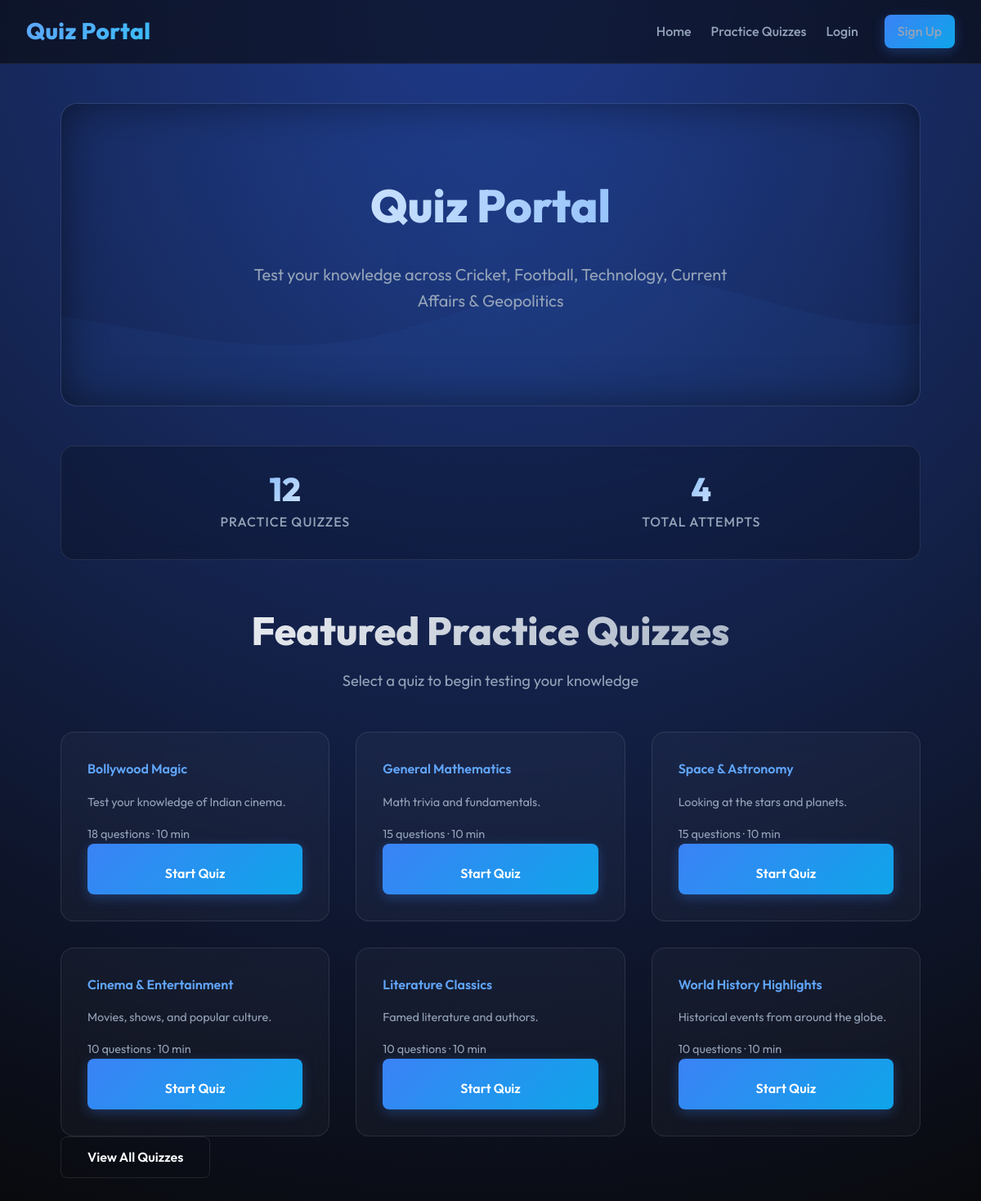
The page / on the database its author committed.
### quizapp/models.py (models this page shows, shortened)
class Quiz(models.Model):
    title = models.CharField(max_length=200)
    description = models.TextField(blank=True)
    created_at = models.DateTimeField(auto_now_add=True)
    updated_at = models.DateTimeField(auto_now=True)
    time_limit = models.IntegerField(help_text="Time limit in minutes", default=10)
    is_active = models.BooleanField(default=True)
    class Meta:
        verbose_name_plural = "Quizzes"
        ordering = ['-created_at']
    def get_questions_count(self):
        return self.questions.count()

### quizapp/views.py (the view)
# urls.py: path('', views.home, name='home'),
def home(request):
    active_quizzes = Quiz.objects.filter(is_active=True)[:6]
    total_quizzes = Quiz.objects.filter(is_active=True).count()
    total_attempts = QuizAttempt.objects.filter(is_completed=True).count()
    context = {
        'quizzes': active_quizzes,
        'total_quizzes': total_quizzes,
        'total_attempts': total_attempts,
    }
    return render(request, 'quizapp/home.html', context)

### quizapp/loaders.py (called while the page is built, shortened)
def load_practice_quizzes(*, replace: bool = False) -> Tuple[int, int]:
    from quizapp.models import Quiz, Question, Choice
    quiz_data_list = get_quiz_data()
    created_quizzes_count = 0
    created_questions_count = 0
    for quiz_data in quiz_data_list:
        if replace:
            Quiz.objects.filter(title=quiz_data["title"]).delete()
        quiz, created = Quiz.objects.get_or_create(
            title=quiz_data["title"],
            defaults={
                "description": quiz_data["description"],
                "time_limit": quiz_data["time_limit"],
                "is_active": True,
            }
        )
    return created_quizzes_count, created_questions_count

### quizapp/Templates/quizapp/home.html (shortened to what this page needs)
{% extends 'quizapp/base.html' %}
{% block content %}
<div class="hero">
    <h1>Quiz Portal</h1>
    <p>Test your knowledge across Cricket, Football, Technology, Current Affairs & Geopolitics</p>
</div>
<div class="stats-bar">
    <div class="stat">
        <div class="stat-value">{{ total_quizzes }}</div>
        <div class="stat-label">Practice Quizzes</div>
    </div>
    <div class="stat">
        <div class="stat-value">{{ total_attempts }}</div>
        <div class="stat-label">Total Attempts</div>
    </div>
</div>
<div class="page-header">
    <h1>Featured Practice Quizzes</h1>
    <p>Select a quiz to begin testing your knowledge</p>
</div>
{% if quizzes %}
<div class="quiz-grid">
    {% for quiz in quizzes %}
    {% include 'quizapp/includes/quiz_card.html' %}
    {% endfor %}
</div>
<a href="{% url 'quiz_list' %}" class="btn btn-secondary">View All Quizzes</a>
{% else %}
<div class="card">
    <p>No quizzes available yet. Run <code>python manage.py load_practice_quizzes</code> to add practice quizzes.</p>
</div>
{% endif %}
{% endblock %}

### quizapp/Templates/quizapp/includes/quiz_card.html
<div class="quiz-card">
    <a href="{% url 'quiz_detail' quiz.id %}" class="card-link">{{ quiz.title }}</a>
    <p class="quiz-meta">{{ quiz.description|truncatewords:20 }}</p>
    <p class="quiz-meta">{{ quiz.get_questions_count }} questions · {{ quiz.time_limit }} min</p>
    <a href="{% url 'quiz_detail' quiz.id %}" class="btn btn-primary quiz-card-btn">Start Quiz</a>
</div>

### quizapp/static/quizapp/css/styles.css (style rules this page uses)
:root { --bg-dark: #09090b; --bg-gradient: radial-gradient(circle at top, #1e3a8a 0%, #09090b 100%); --primary: #3b82f6; --primary-light: #60a5fa; --secondary: #0ea5e9; --secondary-light: #38bdf8; --text-main: #f8fafc; --text-muted: #94a3b8; --card-bg: rgba(255, 255, 255, 0.03); --card-hover-bg: rgba(255, 255, 255, 0.06); --card-border: rgba(255, 255, 255, 0.1); --success: #10b981; --error: #ef4444; --nav-bg: rgba(9, 9, 11, 0.6); --shadow-glow: 0 0 20px rgba(59, 130, 246, 0.3); }
* { box-sizing: border-box; margin: 0; padding: 0; }
body { font-family: 'Outfit', sans-serif; background: var(--bg-dark); background-image: var(--bg-gradient); background-attachment: fixed; color: var(--text-main); line-height: 1.6; min-height: 100vh; overflow-x: hidden; }
.page-header { margin-bottom: 3rem; text-align: center; }
.page-header h1 { font-size: 3rem; font-weight: 800; background: linear-gradient(135deg, #fff, var(--text-muted)); background-clip: text; -webkit-background-clip: text; -webkit-text-fill-color: transparent; margin-bottom: 0.5rem; }
.page-header p { color: var(--text-muted); font-size: 1.15rem; max-width: 600px; margin: 0 auto; }
.card-link { color: var(--primary-light); text-decoration: none; font-weight: 600; transition: color 0.3s ease; }
.btn { display: inline-block; padding: 0.75rem 2rem; font-size: 1rem; font-weight: 600; text-align: center; text-decoration: none; border-radius: 8px; border: none; cursor: pointer; transition: all 0.3s ease; font-family: inherit; position: relative; overflow: hidden; z-index: 1; }
.btn-primary { background: linear-gradient(135deg, var(--primary) 0%, var(--secondary) 100%); color: white; box-shadow: 0 4px 15px rgba(59, 130, 246, 0.3); }
.btn-primary::before { content: ''; position: absolute; top: 0; left: 0; width: 100%; height: 100%; background: linear-gradient(135deg, var(--secondary) 0%, var(--primary) 100%); z-index: -1; transition: opacity 0.3s ease; opacity: 0; }
.btn-secondary { background: transparent; color: var(--text-main); border: 1px solid var(--card-border); }
.quiz-grid { display: grid; grid-template-columns: repeat(auto-fill, minmax(320px, 1fr)); gap: 2rem; }
.quiz-card { background: var(--card-bg); backdrop-filter: blur(12px); -webkit-backdrop-filter: blur(12px); border-radius: 16px; padding: 2rem; border: 1px solid var(--card-border); transition: all 0.4s cubic-bezier(0.175, 0.885, 0.32, 1.275); display: flex; flex-direction: column; }
.quiz-card .quiz-meta { font-size: 0.9rem; color: var(--text-muted); margin-top: 1rem; display: flex; gap: 1rem; }
.quiz-card .quiz-card-btn { margin-top: auto; padding-top: 1.5rem; }
.stats-bar { display: flex; justify-content: space-around; gap: 2rem; padding: 2rem; background: rgba(0, 0, 0, 0.2); border: 1px solid var(--card-border); border-radius: 16px; margin-bottom: 3rem; backdrop-filter: blur(12px); }
.stats-bar .stat { text-align: center; }
.stats-bar .stat-value { font-size: 2.5rem; font-weight: 800; background: linear-gradient(135deg, var(--primary-light), var(--text-main)); background-clip: text; -webkit-background-clip: text; -webkit-text-fill-color: transparent; line-height: 1; margin-bottom: 0.5rem; }
.stats-bar .stat-label { font-size: 1rem; font-weight: 500; color: var(--text-muted); text-transform: uppercase; letter-spacing: 1px; }
.hero { text-align: center; padding: 5rem 2rem; border-radius: 20px; margin-bottom: 3rem; border: 1px solid var(--card-border); position: relative; overflow: hidden; box-shadow: inset 0 0 50px rgba(0,0,0,0.5); }
.hero::before { content: ''; position: absolute; top: -50%; left: -50%; width: 200%; height: 200%; background: radial-gradient(circle, rgba(59, 130, 246, 0.1) 0%, transparent 60%); animation: float 10s infinite ease-in-out; pointer-events: none; }
.hero h1 { font-size: 3.5rem; font-weight: 800; margin-bottom: 1.5rem; background: linear-gradient(to right, #fff, var(--primary-light)); background-clip: text; -webkit-background-clip: text; -webkit-text-fill-color: transparent; position: relative; z-index: 1; }
.hero p { color: var(--text-muted); font-size: 1.25rem; max-width: 600px; margin: 0 auto 2rem; position: relative; z-index: 1; }

### rows shown on the page
Quiz: title "Bollywood Magic", description "Test your knowledge of Indian cinema.", get_questions_count "18", time_limit "10"
Quiz: title "General Mathematics", description "Math trivia and fundamentals.", get_questions_count "15", time_limit "10"
Quiz: title "Space & Astronomy", description "Looking at the stars and planets.", get_questions_count "15", time_limit "10"
Quiz: title "Cinema & Entertainment", description "Movies, shows, and popular culture.", get_questions_count "10", time_limit "10"
Quiz: title "Literature Classics", description "Famed literature and authors.", get_questions_count "10", time_limit "10"
Quiz: title "World History Highlights", description "Historical events from around the globe.", get_questions_count "10", time_limit "10"

### other values the page prints
{{ total_quizzes }} "12"
{{ total_attempts }} "4"
